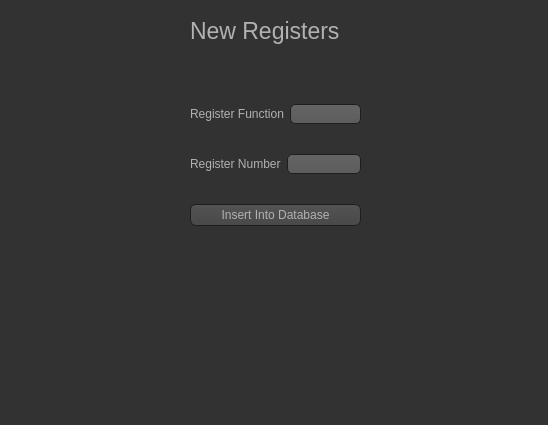
<?xml version="1.0" encoding="UTF-8"?>
<ui version="4.0">
 <class>MainWindow</class>
 <widget class="QMainWindow" name="MainWindow">
  <property name="geometry">
   <rect>
    <x>0</x>
    <y>0</y>
    <width>548</width>
    <height>425</height>
   </rect>
  </property>
  <property name="windowTitle">
   <string>MainWindow</string>
  </property>
  <property name="styleSheet">
   <string notr="true">QToolTip
{
     border: 1px solid black;
     background-color: #ffa02f;
     padding: 1px;
     border-radius: 3px;
     opacity: 100;
}

QWidget
{
    color: #b1b1b1;
    background-color: #323232;
}

QTreeView, QListView
{
    background-color: silver;
    margin-left: 5px;
}

QWidget:item:hover
{
    background-color: QLinearGradient( x1: 0, y1: 0, x2: 0, y2: 1, stop: 0 #ffa02f, stop: 1 #ca0619);
    color: #000000;
}

QWidget:item:selected
{
    background-color: QLinearGradient( x1: 0, y1: 0, x2: 0, y2: 1, stop: 0 #ffa02f, stop: 1 #d7801a);
}

QMenuBar::item
{
    background: transparent;
}

QMenuBar::item:selected
{
    background: transparent;
    border: 1px solid #ffaa00;
}

QMenuBar::item:pressed
{
    background: #444;
    border: 1px solid #000;
    background-color: QLinearGradient(
        x1:0, y1:0,
        x2:0, y2:1,
        stop:1 #212121,
        stop:0.4 #343434/*,
        stop:0.2 #343434,
        stop:0.1 #ffaa00*/
    );
    margin-bottom:-1px;
    padding-bottom:1px;
}

QMenu
{
    border: 1px solid #000;
}

QMenu::item
{
    padding: 2px 20px 2px 20px;
}

QMenu::item:selected
{
    color: #000000;
}

QWidget:disabled
{
    color: #808080;
    background-color: #323232;
}

QAbstractItemView
{
    background-color: QLinearGradient( x1: 0, y1: 0, x2: 0, y2: 1, stop: 0 #4d4d4d, stop: 0.1 #646464, stop: 1 #5d5d5d);
}

QWidget:focus
{
    /*border: 1px solid darkgray;*/
}

QLineEdit
{
    background-color: QLinearGradient( x1: 0, y1: 0, x2: 0, y2: 1, stop: 0 #4d4d4d, stop: 0 #646464, stop: 1 #5d5d5d);
    padding: 1px;
    border-style: solid;
    border: 1px solid #1e1e1e;
    border-radius: 5;
}

QPushButton
{
    color: #b1b1b1;
    background-color: QLinearGradient( x1: 0, y1: 0, x2: 0, y2: 1, stop: 0 #565656, stop: 0.1 #525252, stop: 0.5 #4e4e4e, stop: 0.9 #4a4a4a, stop: 1 #464646);
    border-width: 1px;
    border-color: #1e1e1e;
    border-style: solid;
    border-radius: 6;
    padding: 3px;
    font-size: 12px;
    padding-left: 5px;
    padding-right: 5px;
    min-width: 40px;
}

QPushButton:pressed
{
    background-color: QLinearGradient( x1: 0, y1: 0, x2: 0, y2: 1, stop: 0 #2d2d2d, stop: 0.1 #2b2b2b, stop: 0.5 #292929, stop: 0.9 #282828, stop: 1 #252525);
}

QComboBox
{
    selection-background-color: #ffaa00;
    background-color: QLinearGradient( x1: 0, y1: 0, x2: 0, y2: 1, stop: 0 #565656, stop: 0.1 #525252, stop: 0.5 #4e4e4e, stop: 0.9 #4a4a4a, stop: 1 #464646);
    border-style: solid;
    border: 1px solid #1e1e1e;
    border-radius: 5;
}

QComboBox:hover,QPushButton:hover
{
    border: 2px solid QLinearGradient( x1: 0, y1: 0, x2: 0, y2: 1, stop: 0 #ffa02f, stop: 1 #d7801a);
}


QComboBox:on
{
    padding-top: 3px;
    padding-left: 4px;
    background-color: QLinearGradient( x1: 0, y1: 0, x2: 0, y2: 1, stop: 0 #2d2d2d, stop: 0.1 #2b2b2b, stop: 0.5 #292929, stop: 0.9 #282828, stop: 1 #252525);
    selection-background-color: #ffaa00;
}

QComboBox QAbstractItemView
{
    border: 2px solid darkgray;
    selection-background-color: QLinearGradient( x1: 0, y1: 0, x2: 0, y2: 1, stop: 0 #ffa02f, stop: 1 #d7801a);
}

QComboBox::drop-down
{
     subcontrol-origin: padding;
     subcontrol-position: top right;
     width: 15px;

     border-left-width: 0px;
     border-left-color: darkgray;
     border-left-style: solid; /* just a single line */
     border-top-right-radius: 3px; /* same radius as the QComboBox */
     border-bottom-right-radius: 3px;
 }

QComboBox::down-arrow
{
     image: url(:/dark_orange/img/down_arrow.png);
}

QGroupBox
{
    border: 1px solid darkgray;
    margin-top: 10px;
}

QGroupBox:focus
{
    border: 1px solid darkgray;
}

QTextEdit:focus
{
    border: 1px solid darkgray;
}

QScrollBar:horizontal {
     border: 1px solid #222222;
     background: QLinearGradient( x1: 0, y1: 0, x2: 0, y2: 1, stop: 0.0 #121212, stop: 0.2 #282828, stop: 1 #484848);
     height: 7px;
     margin: 0px 16px 0 16px;
}

QScrollBar::handle:horizontal
{
      background: QLinearGradient( x1: 0, y1: 0, x2: 1, y2: 0, stop: 0 #ffa02f, stop: 0.5 #d7801a, stop: 1 #ffa02f);
      min-height: 20px;
      border-radius: 2px;
}

QScrollBar::add-line:horizontal {
      border: 1px solid #1b1b19;
      border-radius: 2px;
      background: QLinearGradient( x1: 0, y1: 0, x2: 1, y2: 0, stop: 0 #ffa02f, stop: 1 #d7801a);
      width: 14px;
      subcontrol-position: right;
      subcontrol-origin: margin;
}

QScrollBar::sub-line:horizontal {
      border: 1px solid #1b1b19;
      border-radius: 2px;
      background: QLinearGradient( x1: 0, y1: 0, x2: 1, y2: 0, stop: 0 #ffa02f, stop: 1 #d7801a);
      width: 14px;
     subcontrol-position: left;
     subcontrol-origin: margin;
}

QScrollBar::right-arrow:horizontal, QScrollBar::left-arrow:horizontal
{
      border: 1px solid black;
      width: 1px;
      height: 1px;
      background: white;
}

QScrollBar::add-page:horizontal, QScrollBar::sub-page:horizontal
{
      background: none;
}

QScrollBar:vertical
{
      background: QLinearGradient( x1: 0, y1: 0, x2: 1, y2: 0, stop: 0.0 #121212, stop: 0.2 #282828, stop: 1 #484848);
      width: 7px;
      margin: 16px 0 16px 0;
      border: 1px solid #222222;
}

QScrollBar::handle:vertical
{
      background: QLinearGradient( x1: 0, y1: 0, x2: 0, y2: 1, stop: 0 #ffa02f, stop: 0.5 #d7801a, stop: 1 #ffa02f);
      min-height: 20px;
      border-radius: 2px;
}

QScrollBar::add-line:vertical
{
      border: 1px solid #1b1b19;
      border-radius: 2px;
      background: QLinearGradient( x1: 0, y1: 0, x2: 0, y2: 1, stop: 0 #ffa02f, stop: 1 #d7801a);
      height: 14px;
      subcontrol-position: bottom;
      subcontrol-origin: margin;
}

QScrollBar::sub-line:vertical
{
      border: 1px solid #1b1b19;
      border-radius: 2px;
      background: QLinearGradient( x1: 0, y1: 0, x2: 0, y2: 1, stop: 0 #d7801a, stop: 1 #ffa02f);
      height: 14px;
      subcontrol-position: top;
      subcontrol-origin: margin;
}

QScrollBar::up-arrow:vertical, QScrollBar::down-arrow:vertical
{
      border: 1px solid black;
      width: 1px;
      height: 1px;
      background: white;
}


QScrollBar::add-page:vertical, QScrollBar::sub-page:vertical
{
      background: none;
}

QTextEdit
{
    background-color: #242424;
}

QPlainTextEdit
{
    background-color: #242424;
}

QHeaderView::section
{
    background-color: QLinearGradient(x1:0, y1:0, x2:0, y2:1, stop:0 #616161, stop: 0.5 #505050, stop: 0.6 #434343, stop:1 #656565);
    color: white;
    padding-left: 4px;
    border: 1px solid #6c6c6c;
}

QCheckBox:disabled
{
color: #414141;
}

QDockWidget::title
{
    text-align: center;
    spacing: 3px; /* spacing between items in the tool bar */
    background-color: QLinearGradient(x1:0, y1:0, x2:0, y2:1, stop:0 #323232, stop: 0.5 #242424, stop:1 #323232);
}

QDockWidget::close-button, QDockWidget::float-button
{
    text-align: center;
    spacing: 1px; /* spacing between items in the tool bar */
    background-color: QLinearGradient(x1:0, y1:0, x2:0, y2:1, stop:0 #323232, stop: 0.5 #242424, stop:1 #323232);
}

QDockWidget::close-button:hover, QDockWidget::float-button:hover
{
    background: #242424;
}

QDockWidget::close-button:pressed, QDockWidget::float-button:pressed
{
    padding: 1px -1px -1px 1px;
}

QMainWindow::separator
{
    background-color: QLinearGradient(x1:0, y1:0, x2:0, y2:1, stop:0 #161616, stop: 0.5 #151515, stop: 0.6 #212121, stop:1 #343434);
    color: white;
    padding-left: 4px;
    border: 1px solid #4c4c4c;
    spacing: 3px; /* spacing between items in the tool bar */
}

QMainWindow::separator:hover
{

    background-color: QLinearGradient(x1:0, y1:0, x2:0, y2:1, stop:0 #d7801a, stop:0.5 #b56c17 stop:1 #ffa02f);
    color: white;
    padding-left: 4px;
    border: 1px solid #6c6c6c;
    spacing: 3px; /* spacing between items in the tool bar */
}

QToolBar::handle
{
     spacing: 3px; /* spacing between items in the tool bar */
     background: url(:/dark_orange/img/handle.png);
}

QMenu::separator
{
    height: 2px;
    background-color: QLinearGradient(x1:0, y1:0, x2:0, y2:1, stop:0 #161616, stop: 0.5 #151515, stop: 0.6 #212121, stop:1 #343434);
    color: white;
    padding-left: 4px;
    margin-left: 10px;
    margin-right: 5px;
}

QProgressBar
{
    border: 2px solid grey;
    border-radius: 5px;
    text-align: center;
}

QProgressBar::chunk
{
    background-color: #d7801a;
    width: 2.15px;
    margin: 0.5px;
}

QTabBar::tab {
    color: #b1b1b1;
    border: 1px solid #444;
    border-bottom-style: none;
    background-color: #323232;
    padding-left: 10px;
    padding-right: 10px;
    padding-top: 3px;
    padding-bottom: 2px;
    margin-right: -1px;
}

QTabWidget::pane {
    border: 1px solid #444;
    top: 1px;
}

QTabBar::tab:last
{
    margin-right: 0; /* the last selected tab has nothing to overlap with on the right */
    border-top-right-radius: 3px;
}

QTabBar::tab:first:!selected
{
 margin-left: 0px; /* the last selected tab has nothing to overlap with on the right */


    border-top-left-radius: 3px;
}

QTabBar::tab:!selected
{
    color: #b1b1b1;
    border-bottom-style: solid;
    margin-top: 3px;
    background-color: QLinearGradient(x1:0, y1:0, x2:0, y2:1, stop:1 #212121, stop:.4 #343434);
}

QTabBar::tab:selected
{
    border-top-left-radius: 3px;
    border-top-right-radius: 3px;
    margin-bottom: 0px;
}

QTabBar::tab:!selected:hover
{
    /*border-top: 2px solid #ffaa00;
    padding-bottom: 3px;*/
    border-top-left-radius: 3px;
    border-top-right-radius: 3px;
    background-color: QLinearGradient(x1:0, y1:0, x2:0, y2:1, stop:1 #212121, stop:0.4 #343434, stop:0.2 #343434, stop:0.1 #ffaa00);
}

QRadioButton::indicator:checked, QRadioButton::indicator:unchecked{
    color: #b1b1b1;
    background-color: #323232;
    border: 1px solid #b1b1b1;
    border-radius: 6px;
}

QRadioButton::indicator:checked
{
    background-color: qradialgradient(
        cx: 0.5, cy: 0.5,
        fx: 0.5, fy: 0.5,
        radius: 1.0,
        stop: 0.25 #ffaa00,
        stop: 0.3 #323232
    );
}

QCheckBox::indicator{
    color: #b1b1b1;
    background-color: #323232;
    border: 1px solid #b1b1b1;
    width: 9px;
    height: 9px;
}

QRadioButton::indicator
{
    border-radius: 6px;
}

QRadioButton::indicator:hover, QCheckBox::indicator:hover
{
    border: 1px solid #ffaa00;
}

QCheckBox::indicator:checked
{
    image:url(:/dark_orange/img/checkbox.png);
}

QCheckBox::indicator:disabled, QRadioButton::indicator:disabled
{
    border: 1px solid #444;
}


QSlider::groove:horizontal {
    border: 1px solid #3A3939;
    height: 8px;
    background: #201F1F;
    margin: 2px 0;
    border-radius: 2px;
}

QSlider::handle:horizontal {
    background: QLinearGradient( x1: 0, y1: 0, x2: 0, y2: 1,
      stop: 0.0 silver, stop: 0.2 #a8a8a8, stop: 1 #727272);
    border: 1px solid #3A3939;
    width: 14px;
    height: 14px;
    margin: -4px 0;
    border-radius: 2px;
}

QSlider::groove:vertical {
    border: 1px solid #3A3939;
    width: 8px;
    background: #201F1F;
    margin: 0 0px;
    border-radius: 2px;
}

QSlider::handle:vertical {
    background: QLinearGradient( x1: 0, y1: 0, x2: 0, y2: 1, stop: 0.0 silver,
      stop: 0.2 #a8a8a8, stop: 1 #727272);
    border: 1px solid #3A3939;
    width: 14px;
    height: 14px;
    margin: 0 -4px;
    border-radius: 2px;
}

QAbstractSpinBox {
    padding-top: 2px;
    padding-bottom: 2px;
    border: 1px solid darkgray;

    border-radius: 2px;
    min-width: 50px;
}
</string>
  </property>
  <widget class="QWidget" name="centralwidget">
   <widget class="QLabel" name="label">
    <property name="geometry">
     <rect>
      <x>190</x>
      <y>10</y>
      <width>181</width>
      <height>41</height>
     </rect>
    </property>
    <property name="font">
     <font>
      <pointsize>17</pointsize>
     </font>
    </property>
    <property name="text">
     <string>New Registers</string>
    </property>
   </widget>
   <widget class="QWidget" name="verticalLayoutWidget">
    <property name="geometry">
     <rect>
      <x>190</x>
      <y>80</y>
      <width>171</width>
      <height>171</height>
     </rect>
    </property>
    <layout class="QVBoxLayout" name="verticalLayout">
     <item>
      <layout class="QHBoxLayout" name="horizontalLayout_2">
       <item>
        <widget class="QLabel" name="label_3">
         <property name="text">
          <string>Register Function</string>
         </property>
        </widget>
       </item>
       <item>
        <widget class="QLineEdit" name="lineEdit_2"/>
       </item>
      </layout>
     </item>
     <item>
      <layout class="QHBoxLayout" name="horizontalLayout">
       <item>
        <widget class="QLabel" name="label_2">
         <property name="text">
          <string>Register Number</string>
         </property>
        </widget>
       </item>
       <item>
        <widget class="QLineEdit" name="lineEdit"/>
       </item>
      </layout>
     </item>
     <item>
      <widget class="QPushButton" name="pushButton">
       <property name="text">
        <string>Insert Into Database</string>
       </property>
      </widget>
     </item>
    </layout>
   </widget>
  </widget>
  <widget class="QMenuBar" name="menubar">
   <property name="geometry">
    <rect>
     <x>0</x>
     <y>0</y>
     <width>548</width>
     <height>26</height>
    </rect>
   </property>
  </widget>
  <widget class="QStatusBar" name="statusbar"/>
 </widget>
 <resources/>
 <connections/>
</ui>
